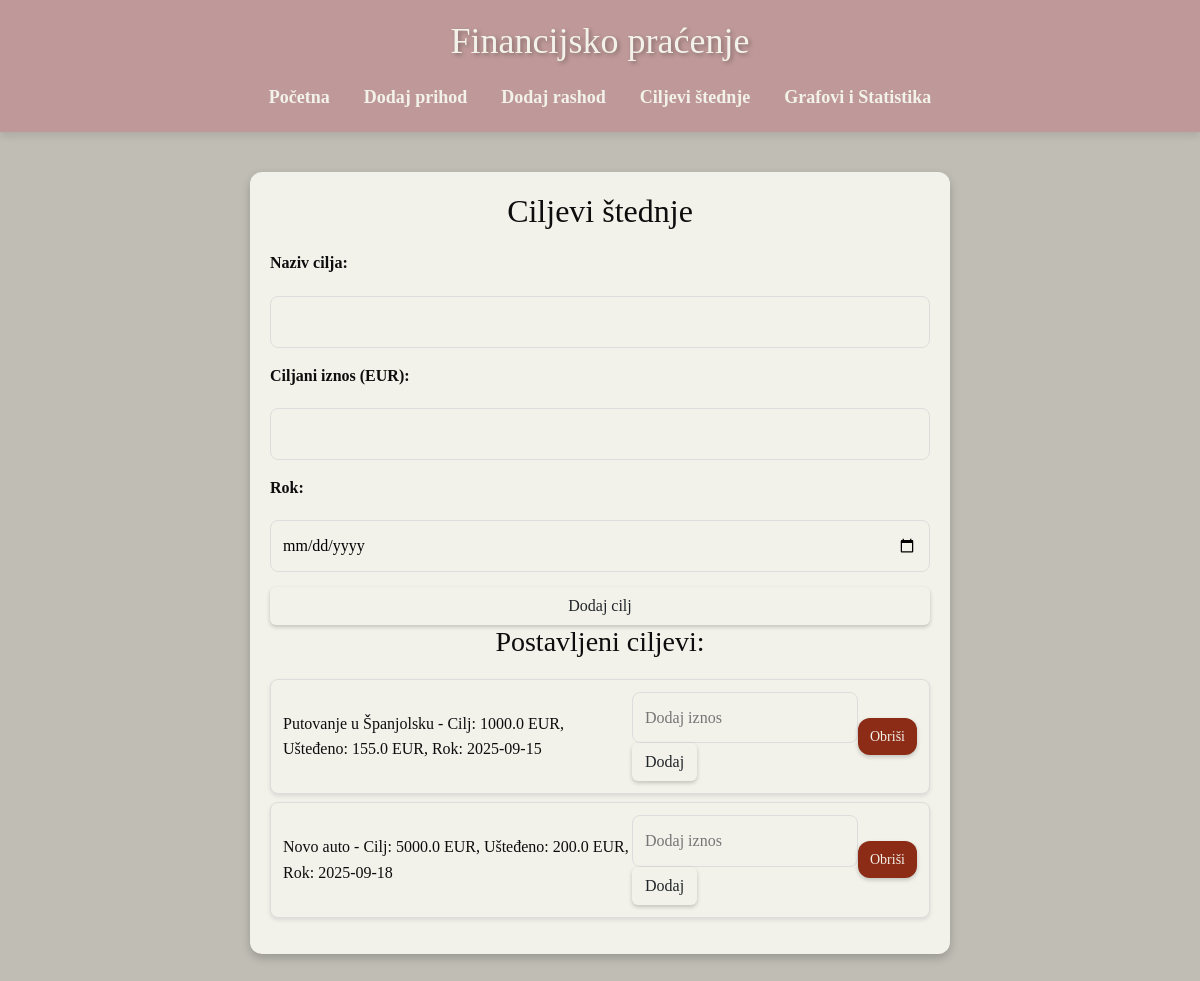
The page /goals on the database its author committed.
### app/models.py (models this page shows)
class SavingGoal(db.Model):
    id = db.Column(db.Integer, primary_key=True)
    name = db.Column(db.String(100), nullable=False)  # Naziv cilja
    target_amount = db.Column(db.Float, nullable=False)  # Ciljani iznos
    deadline = db.Column(db.Date, nullable=False)  # Rok
    current_amount = db.Column(db.Float, default=0.0)  # Trenutno ušteđeno

### app/routes.py (the view, shortened to what this page needs)
@main.route('/goals', methods=['GET', 'POST'])
def goals():
    goals = SavingGoal.query.all()
    return render_template('goals.html', goals=goals)

### app/templates/goals.html
{% extends "base.html" %}
{% block content %}
    <h2>Ciljevi štednje</h2>
    <form method="POST" class="form">
        <label for="name">Naziv cilja:</label>
        <input type="text" name="name" id="name" required>
        <label for="target_amount">Ciljani iznos (EUR):</label>
        <input type="number" step="0.01" name="target_amount" id="target_amount" required>
        <label for="deadline">Rok:</label>
        <input type="date" name="deadline" id="deadline" required>
        <button type="submit" class="btn">Dodaj cilj</button>
    </form>
    <h3>Postavljeni ciljevi:</h3>
    <ul class="list">
        {% for goal in goals %}
            <li class="list-item">
                <span>{{ goal.name }} - Cilj: {{ goal.target_amount }} EUR, Ušteđeno: {{ goal.current_amount }} EUR, Rok: {{ goal.deadline }}</span>
                <form method="POST" action="{{ url_for('main.add_to_goal', goal_id=goal.id) }}" style="display:inline;">
                    <input type="number" step="0.01" name="amount" placeholder="Dodaj iznos" required>
                    <button type="submit" class="btn btn-add">Dodaj</button>
                </form>
                <form method="POST" action="{{ url_for('main.delete_goal', goal_id=goal.id) }}" style="display:inline;">
                    <button type="submit" class="btn btn-delete">Obriši</button>
                </form>
            </li>
        {% endfor %}
    </ul>
{% endblock %}

### app/static/style.css (style rules this page uses)
body { font-family: Garamond, serif; margin: 0; padding: 0; background-color: #BFBDB4; color: #0D0D0D; line-height: 1.6; }
h1, h2, h3 { color: #0D0D0D; text-align: center; margin-bottom: 20px; }
form { display: flex; flex-direction: column; gap: 15px; }
form label { font-size: 16px; font-weight: bold; margin-bottom: 5px; color: #0D0D0D; }
form input { padding: 12px; font-size: 16px; border: 1px solid #ddd; border-radius: 8px; background-color: #F2F2EB; transition: border-color 0.3s ease, box-shadow 0.3s ease; }
button { background-color: #BF9999; color: #F2F2EB; border: none; padding: 12px 20px; font-size: 16px; border-radius: 8px; cursor: pointer; transition: background-color 0.3s ease, transform 0.2s ease; }
.btn-delete { background-color: #A67563; color: #BF9999; border: none; padding: 8px 12px; font-size: 14px; border-radius: 5px; cursor: pointer; transition: background-color 0.3s ease; }
ul { list-style: none; padding: 0; }
button { background-color: #BF9999; color: #F2F2EB; border: none; padding: 8px 12px; font-size: 14px; border-radius: 8px; cursor: pointer; transition: background-color 0.3s ease, transform 0.2s ease, box-shadow 0.3s ease; box-shadow: 0 2px 4px rgba(0, 0, 0, 0.2); }
.btn-delete { background-color: #8C2C16; color: #F2F2EB; border-radius: 12px; }
ul li { background: #F2F2EB; margin: 8px 0; padding: 12px; border: 1px solid #ddd; border-radius: 8px; display: flex; justify-content: space-between; align-items: center; box-shadow: 0 2px 4px rgba(0, 0, 0, 0.1); transition: transform 0.2s ease, box-shadow 0.3s ease; }

### rows shown on the page
SavingGoal: name "Putovanje u Španjolsku", target_amount "1000.0", current_amount "155.0", deadline "2025-09-15"
SavingGoal: name "Novo auto", target_amount "5000.0", current_amount "200.0", deadline "2025-09-18"
